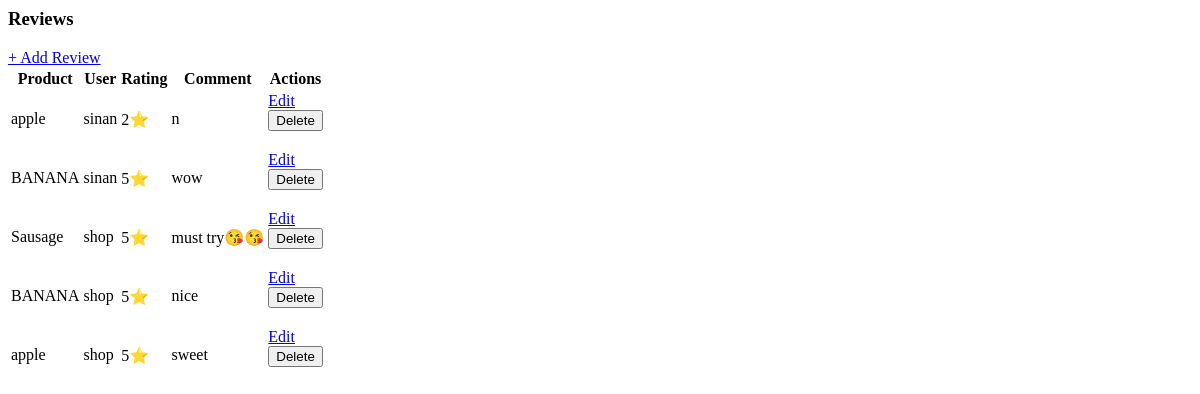
/dashboard/reviews/ (signed in), run on an earlier commit of the app's database.
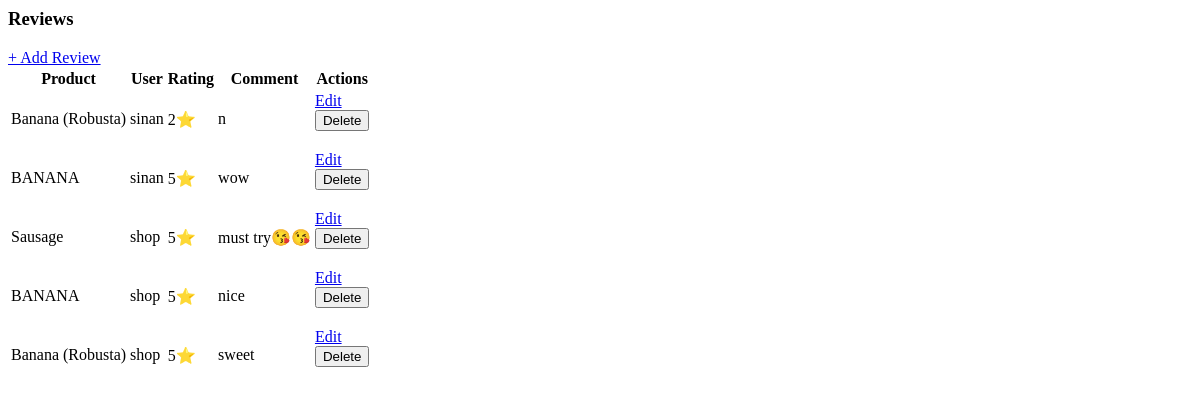
And on a later commit of the database.
### shop/models.py (models this page shows, shortened)
class Review(models.Model):
    product = models.ForeignKey(Product, on_delete=models.CASCADE, related_name='reviews')
    user = models.ForeignKey(User, on_delete=models.CASCADE)
    rating = models.PositiveSmallIntegerField(choices=[(i, i) for i in range(1, 6)])
    comment = models.TextField(blank=True)
    created_at = models.DateTimeField(auto_now_add=True)

class Product(models.Model):
    category = models.ForeignKey(Category, on_delete=models.CASCADE, related_name='products')
    name = models.CharField(max_length=255)
    slug = models.SlugField(unique=True ,blank=True)
    description = models.TextField()
    price = models.DecimalField(max_digits=10, decimal_places=2)
    discount_price = models.DecimalField(max_digits=10, decimal_places=2, null=True, blank=True)
    image = models.ImageField(upload_to='products/')
    is_featured = models.BooleanField(default=False)
    sold_count = models.PositiveIntegerField(default=0)
    created_at = models.DateTimeField(auto_now_add=True)
    views = models.PositiveIntegerField(default=1)
    available = models.BooleanField(default=True)
    stock = models.PositiveIntegerField(default=0)

### dashboard/views.py (the view)
# urls.py: path('reviews/', views.review_list, name='review_list'),
@staff_member_required
def review_list(request):
    reviews = Review.objects.all().order_by('-created_at')
    return render(request, 'dashboard/review_list.html', {'reviews': reviews})

### shop/context_processors.py (called while the page is built)
def wishlist_context(request):
    wishlist_count = 0
    if request.user.is_authenticated:
        wishlist_count = Wishlist.objects.filter(user=request.user).count()
    return {'wishlist_items_count': wishlist_count}

### dashboard/templates/dashboard/review_list.html (shortened to what this page needs)
<h3>Reviews</h3>
<a href="{% url 'dashboard:review_add' %}" class="btn btn-success btn-sm mb-2">+ Add Review</a>
<table class="table table-striped">
    <thead>
        <tr>
            <th>Product</th>
            <th>User</th>
            <th>Rating</th>
            <th>Comment</th>
            <th>Actions</th>
        </tr>
    </thead>
    <tbody>
    {% for review in reviews %}
        <tr>
            <td>{{ review.product.name }}</td>
            <td>{{ review.user.username }}</td>
            <td>{{ review.rating }}⭐</td>
            <td>{{ review.comment|truncatechars:50 }}</td>
            <td>
                <a href="{% url 'dashboard:review_edit' review.id %}" class="btn btn-warning btn-sm">Edit</a>
                <form action="{% url 'dashboard:review_delete' review.id %}" method="post" class="d-inline">
                    <button type="submit" class="btn btn-danger btn-sm">Delete</button>
                </form>
            </td>
        </tr>
    {% empty %}
        <tr>
            <td colspan="5" class="text-center text-muted">No reviews found</td>
        </tr>
    {% endfor %}
    </tbody>
</table>

What changed in the data, as far as the page shows it:
changed through a linked row, Review (number 1 of 5 on the later page): product.name "apple" → "Banana (Robusta)"
changed through a linked row, Review "sweet": product.name "apple" → "Banana (Robusta)"
